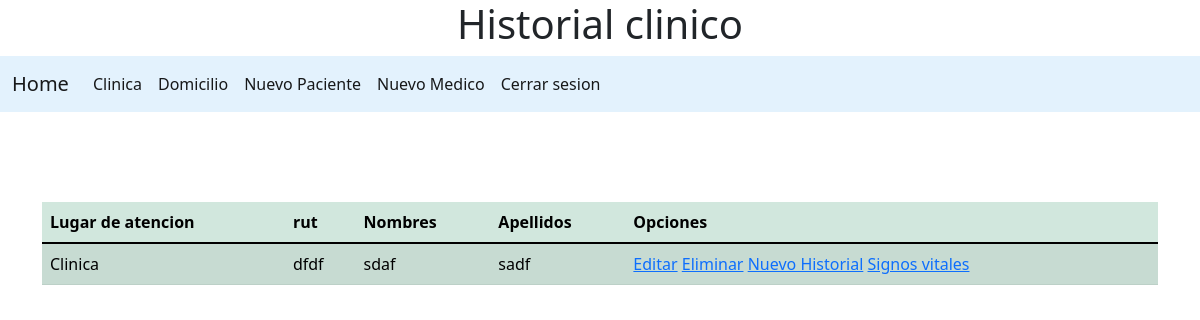
The page /historial/dfdf/ on the database its author committed.
### paciente/models.py (models this page shows, shortened)
class Paciente(models.Model):
    lugarAtencion    = models.ForeignKey(LugarAtencion, on_delete=models.CASCADE)
    rut              = models.CharField(primary_key=True, max_length=12)
    Nombres          = models.CharField('Nombres del paciente',max_length=30, null=False, blank=False)
    Apellidos        = models.CharField('Apellidos del paciente',max_length=45, null=False, blank=False)
    Direccion        = models.CharField('Direccion del paciente', max_length=200)
    fecha_nacimiento = models.DateTimeField('Fecha de Nacimiento', null=False)
    nombreMedico     = models.ForeignKey(Medico, on_delete=models.CASCADE,verbose_name="Nombre Médico" )
    created_date     = models.DateTimeField('Fecha de ingreso', default=timezone.now)
    n_historial      = models.IntegerField('Numero historial')
    class meta:
        verbose_name = 'Paciente'
        verbose_name_plural = 'Pacientes'

class LugarAtencion(models.Model):
    idLugarAtencion = models.AutoField(primary_key=True)
    descripcion     = models.CharField('Lugar de atencion', max_length=20, null=False, blank=False)
    class meta:
        verbose_name = 'lugarAtencion'
        verbose_name_plural = 'LugarAtencion'
    def __str__(self):
        return self.descripcion

### paciente/views.py (the view)
# urls.py: path('historial/<str:rut>/', historial, name = 'historial_clinico'),
def historial(request, rut):
    pacientes = Paciente.objects.filter(rut = rut)
    datos = {
        'pacientes':pacientes
    }
    return render(request, 'historial.html',datos)

### paciente/templates/historial.html
{% extends 'historialbase.html' %}
{% load static %}
{% block historial %}
    <section>
        <div class="container-sm form_clinica">
            <table class="table table-success table-striped">
                <thead>
                    <tr>
                        <th>Lugar de atencion</th>
                        <th>rut</th>
                        <th>Nombres</th>
                        <th>Apellidos</th>
                        <th>Opciones</th>
                    </tr>
                </thead>
                <tbody>
                    {% for paciente in pacientes %}
                    <tr>
                        <td>{{paciente.lugarAtencion}}</td>
                        <td>{{paciente.rut}}</td>
                        <td>{{paciente.Nombres}}</td>
                        <td>{{paciente.Apellidos}}</td>
                        <td><a href="/editarpaciente/{{paciente.rut}}">Editar</a> <a href="/eliminarpaciente/{{paciente.rut}}">Eliminar</a> <a href="/historialForm/nuevo">Nuevo Historial</a> <a href="/SignosVitales/{{paciente.rut}}/">Signos vitales</a></td>
                    </tr>
                    {% endfor %}
                </tbody>
            </table>
        </div>
    </section>
    {% endblock %}

### paciente/static/css/style.css (style rules this page uses)
.form_clinica { margin-top: 90px; }

### rows shown on the page
Paciente: lugarAtencion "Clinica", rut "dfdf", Nombres "sdaf", Apellidos "sadf"
